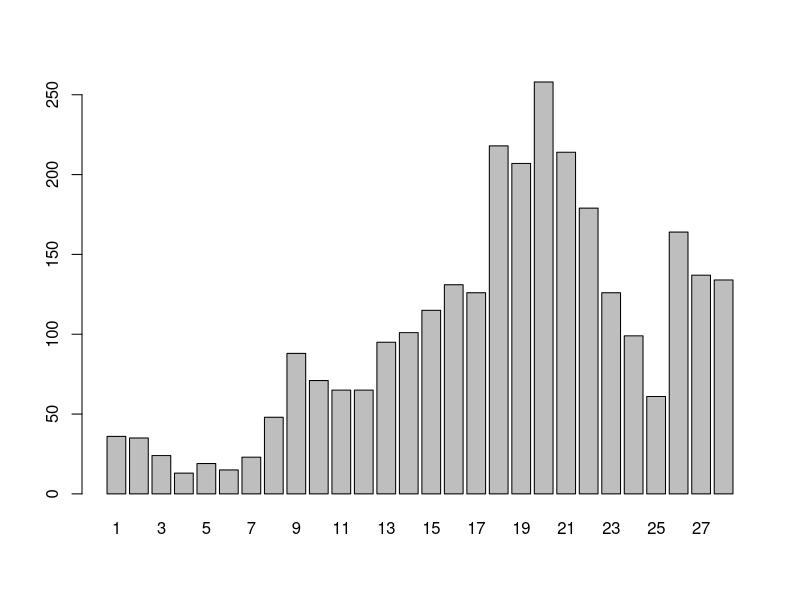
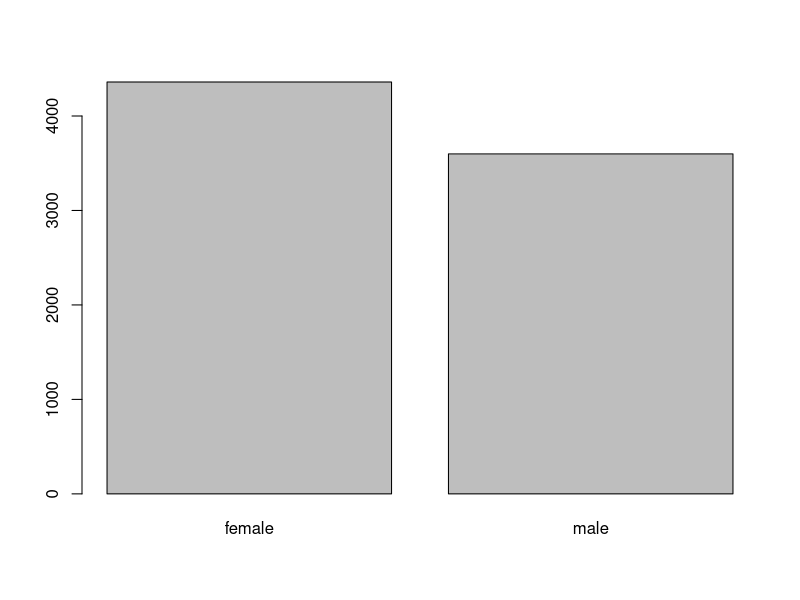
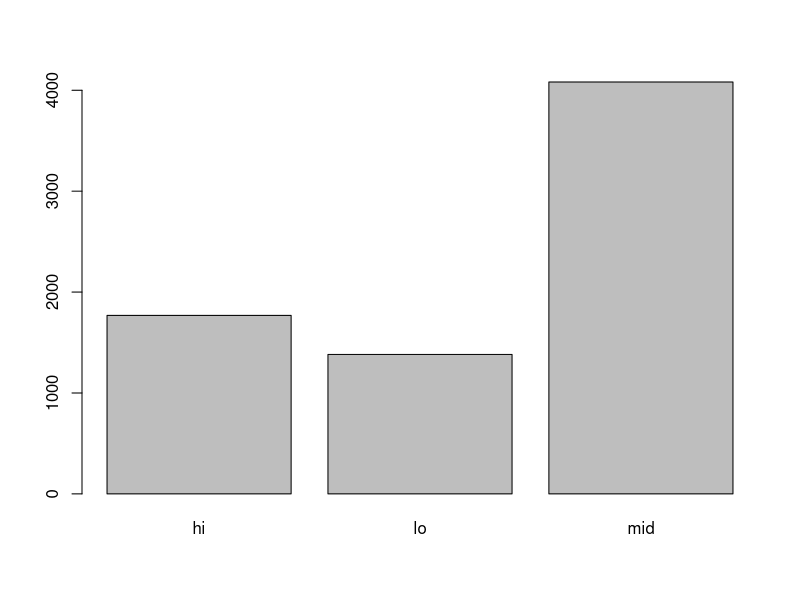
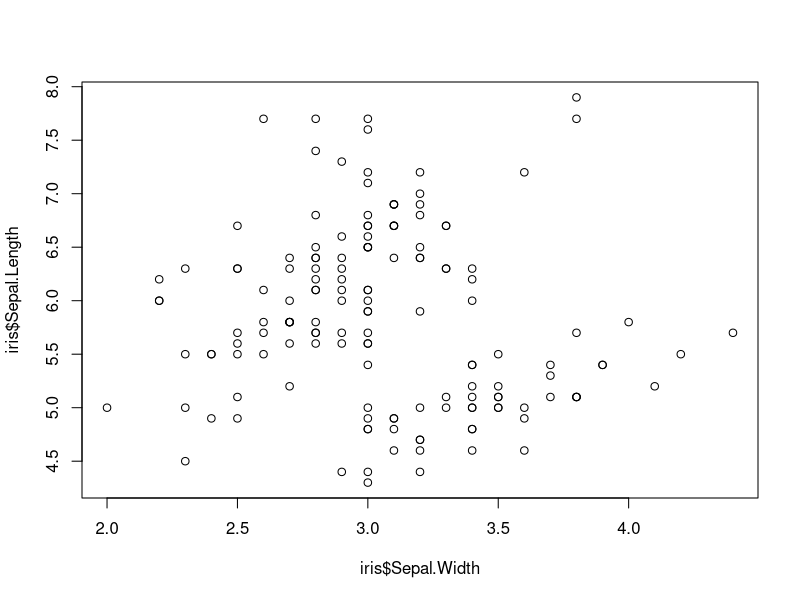
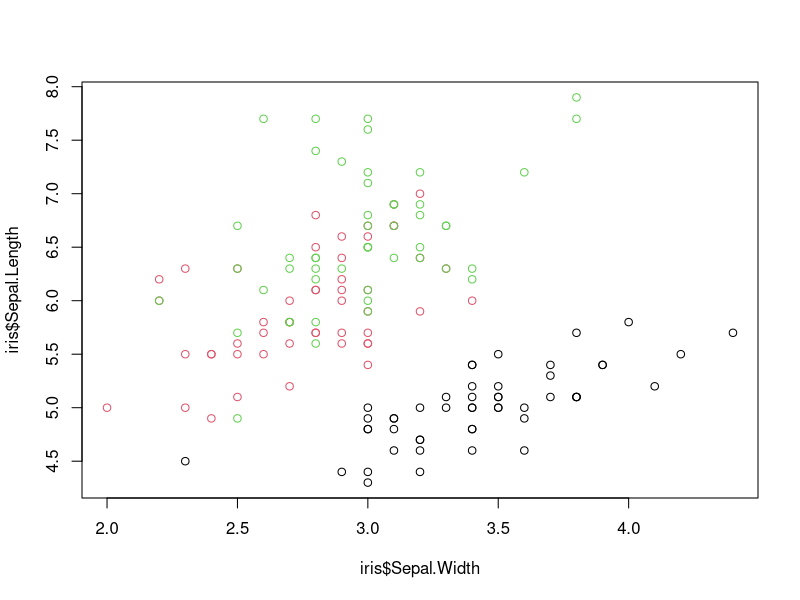
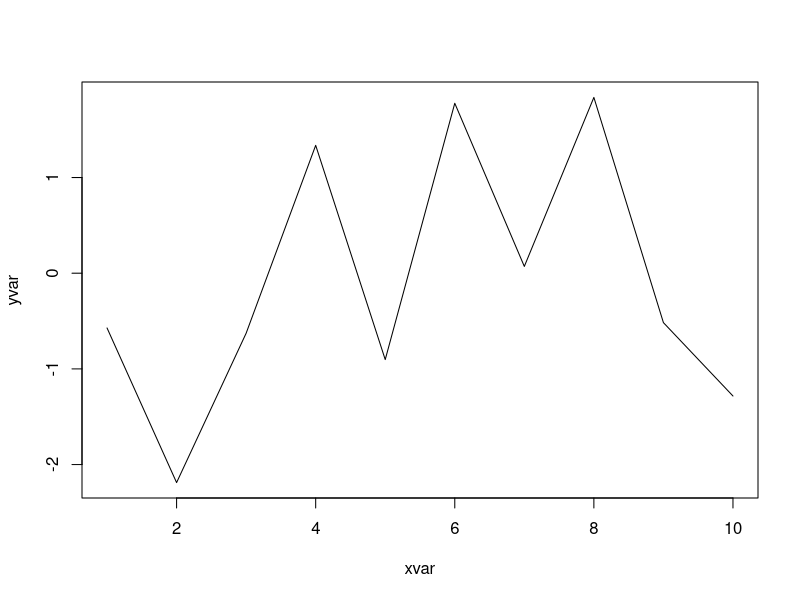
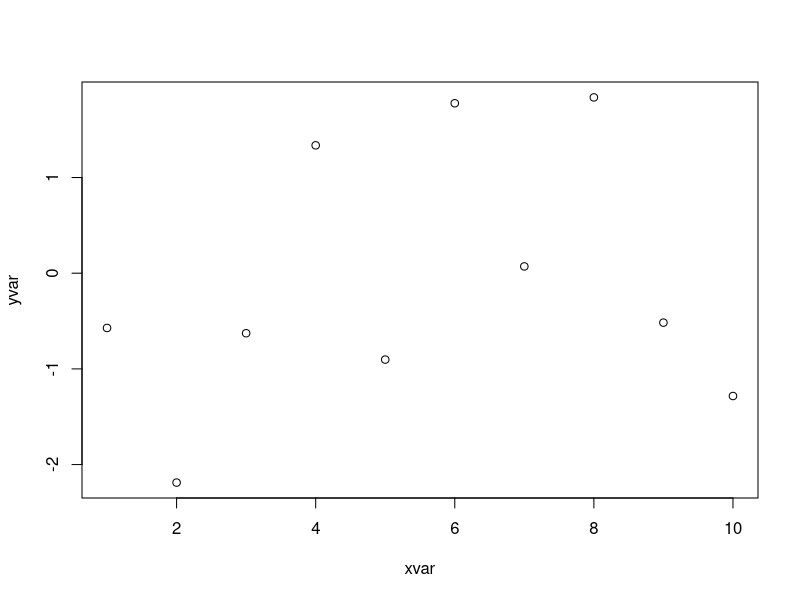
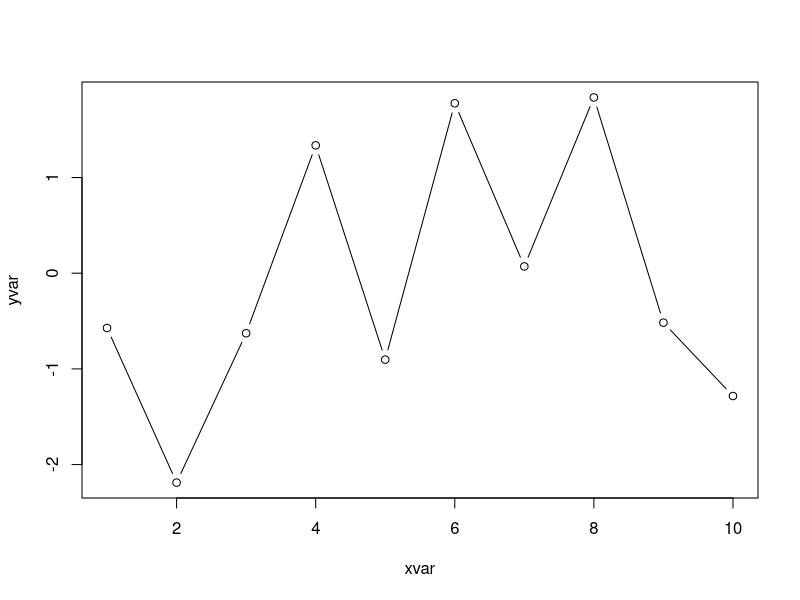

R code for these plots, in order:
## ---- chunk 1
knitr::opts_chunk$set(message=FALSE, warning=FALSE, fig.align="center")
## ---- chunk 2
# 1. read in data
#x 2. add "subj_" to `id` and make a factor/char
#x 4. do something with `raceenc1` and `raceenc2`
#x 5. melt over `nat*(y)`'s
#x 6. filter out all NA's from value col
#x 7. delete trailing `y`'s with regex
#x 8. collapse levels of income into "hi", "mid", "lo"


# 9. simple plots w base + qplot
# 10. formula interface for base plotting
# 
# 11. a buncha ggplots!
# 
# 12. how to apply this to your situation

# note: "%in%" <- function(x, table) match(x, table, nomatch = 0) > 0


# **question**: is it important *for our purposes* to distinguish between "refused" and "no answer" and "does not apply"? I'd say not, since none of them give us data and someone's proclivity for volunteering their race has nothing to do with what we want to measure or explore. Also, it's not even clear that proclivity is that these would indicate...

## ---- chunk 3
# read in the data and do some initial inspection
dat <- read.csv("datasets/gss_2016_test.csv") 

# check for na's 
# (none, yay!...but are there *really* none?! to be continued...)
colSums(is.na(dat))

str(dat)
head(dat, n=5)
## ---- chunk 4
# to make nicer-looking tables:
# knitr::kable(t(as.table(colSums(is.na(dat)))))
# knitr::kable(table(dat$form), col.names=c("form","count"))
# knitr::kable(table(dat$sex), col.names=c("sex", "count"))
## ---- chunk 5
# now check + clean up + transform columns as necessary

# `id` is an identifier, not a number
dat$id <- paste0("resp", dat$id)

# `form` has just two levels
table(dat$form)

# so we can recode it with `ifelse()`
dat$form <- ifelse(dat$form==1, "standard", "assistance")

# `sex` has just two levels
table(dat$sex)

# so we can recode it with `ifelse()`
dat$sex <- ifelse(dat$sex==1, "male", "female")

# income has lots of different values
# ALSO BTW YAY FIRST PLOT! 
barplot(table(dat$INCOME16))

# so we'll have to recode it in a more mechanical fashion...

# one option:
# recode income to `hi` or `mid` or `lo`, according to external values
lo  <- 1:12; mid <- 13:21; hi  <- 22:26
dat$income_cat <- ifelse(
  dat$INCOME16 %in% lo, "lo", ifelse(
    dat$INCOME16 %in% mid, "mid", ifelse(
      dat$INCOME16 %in% hi, "hi", NA
    )
  )
); rm(lo); rm(mid); rm(hi)

# another option:
# read in external vals as a table, and just sub in values for numeric codes
income <- read.csv(
  "datasets/lookup_income.csv", header=FALSE, col.names=c("num","val"), 
  stringsAsFactors=FALSE
)
# **note**: 
#   the following three lines won't feel intuitive right away, 
#   but try to break down what's happening step by step. 
#   this recoding method is very general and very useful.

# make a vector with values equal to income$val, the desired values 
income_lkup        <- as.vector(income$val)

# set the names of that vector to the current values, i.e. income$num
names(income_lkup) <- income$num

# now recode income by matching the current values w the lookup table names
dat$income_range <- income_lkup[match(dat$INCOME16, names(income_lkup))]

# remove the original income col
dat$INCOME16 <- NULL
## ---- chunk 6
# let's check out the race cols again
table(dat$racecen1, useNA="always")
table(dat$racecen2, useNA="always")

# kinda messy...let's just extract the census's notion of "ethnicity"
# (i.e. hispanic or non-hispanic)

# first read in our associative array of keys and values
race <- read.csv(
  "datasets/lookup_race.csv", header=FALSE, col.names=c("num","val"),
  stringsAsFactors=FALSE
)
race_lkup        <- as.vector(race$val)
names(race_lkup) <- race$num

dat$racecen1 <- ifelse(dat$racecen1 %in% c(0,98,99), NA, dat$racecen1)
dat$racecen2 <- ifelse(dat$racecen2 %in% c(0,98,99), NA, dat$racecen2)

dat$racecen1 <- race_lkup[match(dat$racecen1, names(race_lkup))]
dat$racecen2 <- race_lkup[match(dat$racecen2, names(race_lkup))]

dat$hisp <- ifelse(
  dat$racecen1=="Hispanic", "hispanic", "nonhispanic"
)
dat$hisp[dat$racecen2=="Hispanic"] <- "hispanic"

# now we can safely eliminate the `racecen1/2` columns
dat$racecen1 <- NULL; dat$racecen2 <- NULL
## ---- chunk 7
# now we have everything except the outcome vars
# reorganize the df the way we want it

# vector of the demographic columns we want to keep around
dem_cols  <- c("id", "year", "form", "sex", "age", "income_cat", "hisp")

# vector of the questionnaire items 
item_cols <- names(dat)[startsWith(names(dat), "nat")]

# subsetting the data by columns, keeping just `dem_cols` and `item_cols`
dat <- dat[, c(dem_cols, item_cols)]
## ---- chunk 8
# NATFARE/NATFAREY/NATCITY/NATCITYY/NATRACE/NATRACEY
#    9        "No answer"
#    8        "Don't know"
#    3        "Too much"
#    2        "About right"
#    1        "Too little"
#    0        "Not applicable"

# `melt()` comes from the package `reshape2::`
library("reshape2")

# hold `dem_cols` (see above) constant, collapse the other columns
dat <- melt(dat, id.vars=dem_cols)

# recode the new "column-column" as character (instead of factor)
dat$variable <- as.character(dat$variable)

# rename the column-column ("variable") and the response-column ("value")
names(dat)[names(dat)=="variable"] <- "item"
names(dat)[names(dat)=="value"]    <- "response"

# check out what we have now:
knitr::kable(head(dat, n=10))
## ---- chunk 9
# toss all the rows w/o real answers
# (don't forget the comma before the closing square bracked -- `dat` is a df!)
dat <- dat[!dat$response %in% c(9, 8, 0), ]

# make a lookup table for the responses
val_lkup <- c(`1`="too little", `2`="about right", `3`="too much")

# recode responses as character
dat$response <- as.character(val_lkup[match(dat$response, names(val_lkup))])

# look at a table
knitr::kable(table(dat$response, useNA="ifany"), col.names=c("resp", "freq"), pad=0)
## ---- chunk 10
knitr::kable(table(dat$item, useNA="ifany"), col.names=c("item", "freq"), pad=0)
## ---- chunk 11
# for now we'll just toss all y's to make life easier
dat$item <- gsub("y", "", dat$item)

# confirm that we have just three vals now
knitr::kable(table(dat$item, useNA="ifany"), col.names=c("item", "freq"), pad=0)
## ---- chunk 12
# many ways to summarize data by groups!

# frequency tables
table(dat$sex, dat$response)
table(dat$income_cat, dat$response)

# tables can have arbitrary dimensions, but even three is tough to parse...
# table(dat$sex, dat$income_cat, dat$response)

# cross-tabulate 
xtabs( ~ sex + income_cat, data=dat)
xtabs( ~ response + sex + income_cat, data=dat)

# marginal proportions
# **exercise** try setting margin=2
prop.table(xtabs( ~ response + income_cat, data=dat), margin=1)
prop.table(table(dat$response, dat$income_cat), margin=1)

# can use formula interface with `aggregate()`
aggregate(age ~ sex + income_cat, FUN="mean", data=dat)
aggregate(age ~ sex + income_cat, FUN="sd", data=dat)
aggregate(age ~ sex + income_cat, FUN=function(x) round(mean(x)), data=dat)

# write a custom function for aggregating
custom_summary <- function(x){
  c(mean=round(mean(x)), sd=round(sd(x)), min=min(x), max=max(x))
}
aggregate(age ~ sex + income_cat, FUN=custom_summary, data=dat)

# 


# and finally, my drug of choice is dplyr::summarize()/group_by() 
library("dplyr")
dat %>% group_by(sex, income_cat) %>% summarize(
  num_obs = length(response),
  num_toolittle = sum(response=="too little", na.rm=TRUE),
  prop_toolittle  = num_toolittle / num_obs,
  num_aboutright = sum(response=="about right", na.rm=TRUE),
  prop_aboutright = num_aboutright / num_obs,
  num_toomuch = sum(response=="too much", na.rm=TRUE),
  prop_toomuch = num_toomuch / num_obs
  # the `mutate_if()` is just to make it display nicer
) %>% mutate_if(is.numeric, round, digits=3) %>% data.frame()

dat %>% group_by(item, form) %>% summarize(
  num_obs = length(response),
  num_toolittle = sum(response=="too little", na.rm=TRUE),
  prop_toolittle  = num_toolittle / num_obs,
  num_aboutright = sum(response=="about right", na.rm=TRUE),
  prop_aboutright = num_aboutright / num_obs,
  num_toomuch = sum(response=="too much", na.rm=TRUE),
  prop_toomuch = num_toomuch / num_obs
) %>% mutate_if(is.numeric, round, digits=3) %>% data.frame()

## ---- chunk 13
# barplots made from a table
barplot(table(dat$sex))
barplot(table(dat$income_cat))
## ---- chunk 14
# basic scatterplot
plot(iris$Sepal.Width, iris$Sepal.Length)
# with color coding
plot(iris$Sepal.Width, iris$Sepal.Length, col=iris$Species)
## ---- chunk 15
xvar <- 1:10
yvar <- rnorm(xvar)
# line plot (nice for time-series)
plot(xvar, yvar, type="l")
# scatter
plot(xvar, yvar, type="p")
# both
plot(xvar, yvar, type="b")
# other options are "c", "o", "S"/"s", "h", "n"
## ---- chunk 16
# histograms for numeric univariate distributions
# this is probably the base plotting function i use the most
hist(dat$age)
## ---- chunk 17
# for each group defined by the grouping vars, how many observations?
num_obs  <- aggregate(response ~ sex + income_cat + item + form, data=dat, FUN="length")
# and what's the mean age?
mean_age <- aggregate(age ~ sex + income_cat + item + form, data=dat, FUN="mean")
# how many of the 'response' vals are "too little"? in each group
prop_toolittle <- aggregate(response=="too little" ~ sex + income_cat + item + form, data=dat, FUN="sum")
# change the name of the column we calculated
names(prop_toolittle)[5] <- "too_little"
# now use it and mean_age to get the proportion of too_little responses
prop_toolittle$too_little <- prop_toolittle$too_little / mean_age$age
# ...
# ...
# ...
## ---- chunk 18
# a very nice, compact, and efficient way to build the summary data frame
pdat <- dat %>% group_by(sex, income_cat, item, form) %>% summarize(
  num_obs = length(response),
  mean_age = mean(age, na.rm=TRUE),
  prop_toolittle  = sum(response=="too little", na.rm=TRUE) / num_obs,
  prop_aboutright = sum(response=="about right", na.rm=TRUE) / num_obs,
  prop_toomuch = sum(response=="too much", na.rm=TRUE) / num_obs
) %>% mutate_if(is.numeric, round, digits=3) %>% 
  melt(measure.vars=c("prop_toolittle","prop_aboutright","prop_toomuch")) %>% 
  data.frame()


# make sure income is ordered how we want it (the others dont matter)
pdat$income_cat <- factor(pdat$income_cat, levels=c("lo","mid","hi"))

## ---- chunk 19
library("ggplot2")

# scatterplots

# regular
ggplot(pdat, aes(x=mean_age, y=value)) +
  geom_point()

# color-coded
ggplot(pdat, aes(x=mean_age, y=value, color=variable)) +
  geom_point()

ggplot(pdat, aes(x=mean_age, y=value, color=income_cat)) +
  geom_point()

# size-coded
ggplot(pdat, aes(x=mean_age, y=value, size=num_obs)) + 
  geom_point()

# size- and color-coded
ggplot(pdat, aes(x=mean_age, y=value, size=num_obs, color=income_cat)) + 
  geom_point()
## ---- chunk 20
# first group the data by item and get proportions for each response
boosh <- dat %>% group_by(item) %>% summarize(
  prop_toolittle  = sum(response=="too little", na.rm=TRUE) / n(),
  prop_aboutright = sum(response=="about right", na.rm=TRUE) / n(),
  prop_toomuch = sum(response=="too much", na.rm=TRUE) / n()
) %>% melt(id.vars="item")

# now make some plots
ggplot(boosh, aes(x=item, y=value, fill=variable)) + geom_bar(stat="identity")

ggplot(boosh, aes(x=item, y=value, fill=variable)) +
  geom_bar(stat="identity", position="dodge") 

ggplot(boosh, aes(x="", y=value, fill=variable)) +
  geom_bar(stat="identity", position="dodge") +
  facet_wrap(~item)
## ---- chunk 21
# first group the data by item and get proportions for each response
boosh <- dat %>% group_by(item, form) %>% summarize(
  prop_toolittle  = sum(response=="too little", na.rm=TRUE) / n(),
  prop_aboutright = sum(response=="about right", na.rm=TRUE) / n(),
  prop_toomuch = sum(response=="too much", na.rm=TRUE) / n()
) %>% melt(id.vars=c("item","form")) %>% data.frame()

knitr::kable(boosh)
## ---- chunk 22
ggplot(boosh, aes(x=variable, y=value, fill=form)) + 
  geom_bar(stat="identity", position="dodge") +
  facet_wrap(~item) 

ggplot(boosh, aes(x=item, y=value, fill=form)) + 
  geom_bar(stat="identity", position="dodge") +
  facet_wrap(~variable) 



ggplot(boosh, aes(x=variable, y=value)) +
  geom_bar(stat="identity", position="dodge") +
  facet_grid(item ~ form) 

ggplot(boosh, aes(x=variable, y=value, fill=variable)) +
  geom_bar(stat="identity", position="dodge") +
  facet_grid(item~form) 


